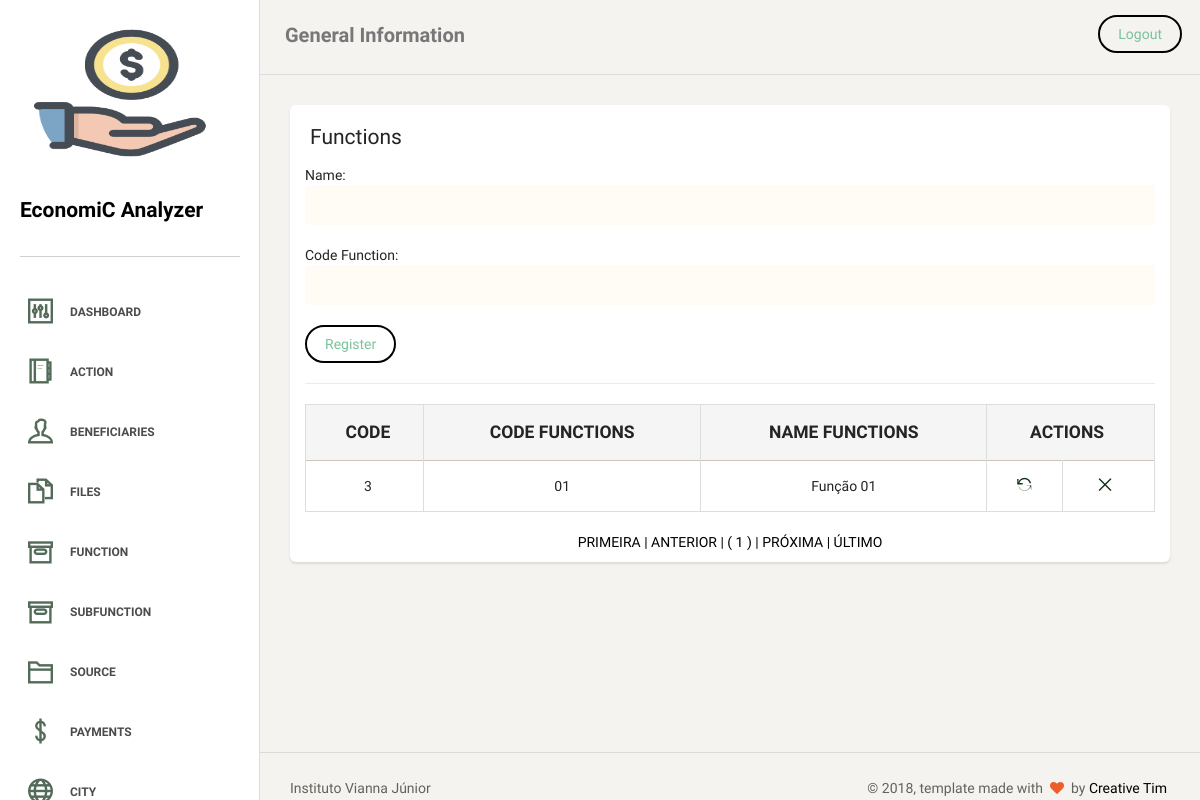
Before: /functions.php with the older database file.
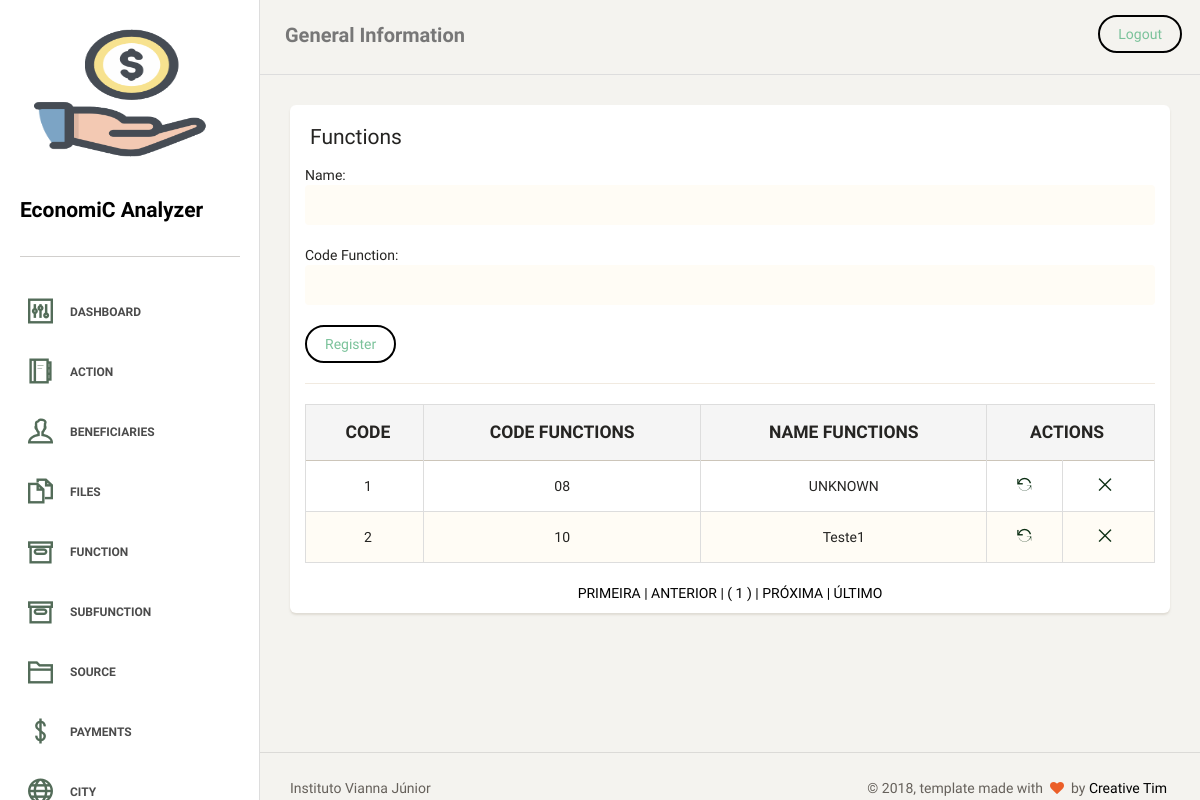
After: the same page with the newer database file.
### tables this page shows
CREATE TABLE `tb_functions` (
  `id_function` int(11) NOT NULL AUTO_INCREMENT,
  `str_cod_function` varchar(4) NOT NULL,
  `str_name_function` varchar(255) DEFAULT NULL,
  PRIMARY KEY (`id_function`),
  UNIQUE KEY `str_cod_function_UNIQUE` (`str_cod_function`)
);

### dao/functionsDAO.php (the view, shortened to what this page needs)
<?php
require_once "classes/functions.php";
class functionsDAO
{
    public function pagedTable()
    {
        global $pdo;
        $endereco = $_SERVER ['PHP_SELF'];
        $pagina_atual = (isset($_GET['page']) && is_numeric($_GET['page'])) ? $_GET['page'] : 1;
        $linha_inicial = ($pagina_atual - 1) * QTDE_REGISTROS;
        $sql = "SELECT id_function, str_cod_function, str_name_function FROM tb_functions LIMIT {$linha_inicial}, " . QTDE_REGISTROS;
        $statement = $pdo->prepare($sql);
        $statement->execute();
        $dados = $statement->fetchAll(PDO::FETCH_OBJ);
        $sqlContador = "SELECT COUNT(*) AS total_registros FROM tb_functions";
        $statement = $pdo->prepare($sqlContador);
        $statement->execute();
        $valor = $statement->fetch(PDO::FETCH_OBJ);
        $primeira_pagina = 1;
        $ultima_pagina = ceil($valor->total_registros / QTDE_REGISTROS);
        $pagina_anterior = ($pagina_atual > 1) ? $pagina_atual - 1 : 0;
        $proxima_pagina = ($pagina_atual < $ultima_pagina) ? $pagina_atual + 1 : 0;
        $range_inicial = (($pagina_atual - RANGE_PAGINAS) >= 1) ? $pagina_atual - RANGE_PAGINAS : 1;
        $range_final = (($pagina_atual + RANGE_PAGINAS) <= $ultima_pagina) ? $pagina_atual + RANGE_PAGINAS : $ultima_pagina;
        $exibir_botao_inicio = ($range_inicial < $pagina_atual) ? 'mostrar' : 'esconder';
        $exibir_botao_final = ($range_final > $pagina_atual) ? 'mostrar' : 'esconder';
        if (!empty($dados)):
            echo "
     <table class='table table-striped table-bordered'>
     <thead>
       <tr style='text-transform: uppercase;' class='active'>
        <th style='text-align: center; font-weight: bolder;'>Code</th>
        <th style='text-align: center; font-weight: bolder;'>Code Functions</th>
        <th style='text-align: center; font-weight: bolder;'>Name Functions</th>
        <th style='text-align: center; font-weight: bolder;' colspan='2'>Actions</th>
       </tr>
     </thead>
     <tbody>";
            foreach ($dados as $func):
                echo "<tr>
        <td style='text-align: center'>$func->id_function</td>
        <td style='text-align: center'>$func->str_cod_function</td>
        <td style='text-align: center'>$func->str_name_function</td>
        <td style='text-align: center'><a href='?act=upd&id=$func->id_function' title='Alterar'><i class='ti-reload'></i></a></td>
        <td style='text-align: center'><a href='?act=del&id=$func->id_function' title='Remover'><i class='ti-close'></i></a></td>
       </tr>";
            endforeach;
            echo "
</tbody>
     </table>
     <div class='box-paginacao' style='text-align: center'>
       <a class='box-navegacao  $exibir_botao_inicio' href='$endereco?page=$primeira_pagina' title='Primeira Página'> PRIMEIRA  |</a>
       <a class='box-navegacao  $exibir_botao_inicio' href='$endereco?page=$pagina_anterior' title='Página Anterior'> ANTERIOR  |</a>
";
            for ($i = $range_inicial; $i <= $range_final; $i++):
                $destaque = ($i == $pagina_atual) ? 'destaque' : '';
                echo "<a class='box-numero $destaque' href='$endereco?page=$i'> ( $i ) </a>";
            endfor;
            echo "<a class='box-navegacao $exibir_botao_final' href='$endereco?page=$proxima_pagina' title='Próxima Página'>| PRÓXIMA  </a>
                  <a class='box-navegacao $exibir_botao_final' href='$endereco?page=$ultima_pagina'  title='Última Página'>| ÚLTIMO  </a>
     </div>";
        else:
            echo "<p class='bg-danger'>Nenhum registro foi encontrado!</p>
     ";
        endif;
    }
}

Changed rows visible on the page:
removed tb_functions: id_function "3", str_cod_function "01", str_name_function "Função 01"
added tb_functions: id_function "1", str_cod_function "08", str_name_function "UNKNOWN"
added tb_functions: id_function "2", str_cod_function "10", str_name_function "Teste1"
